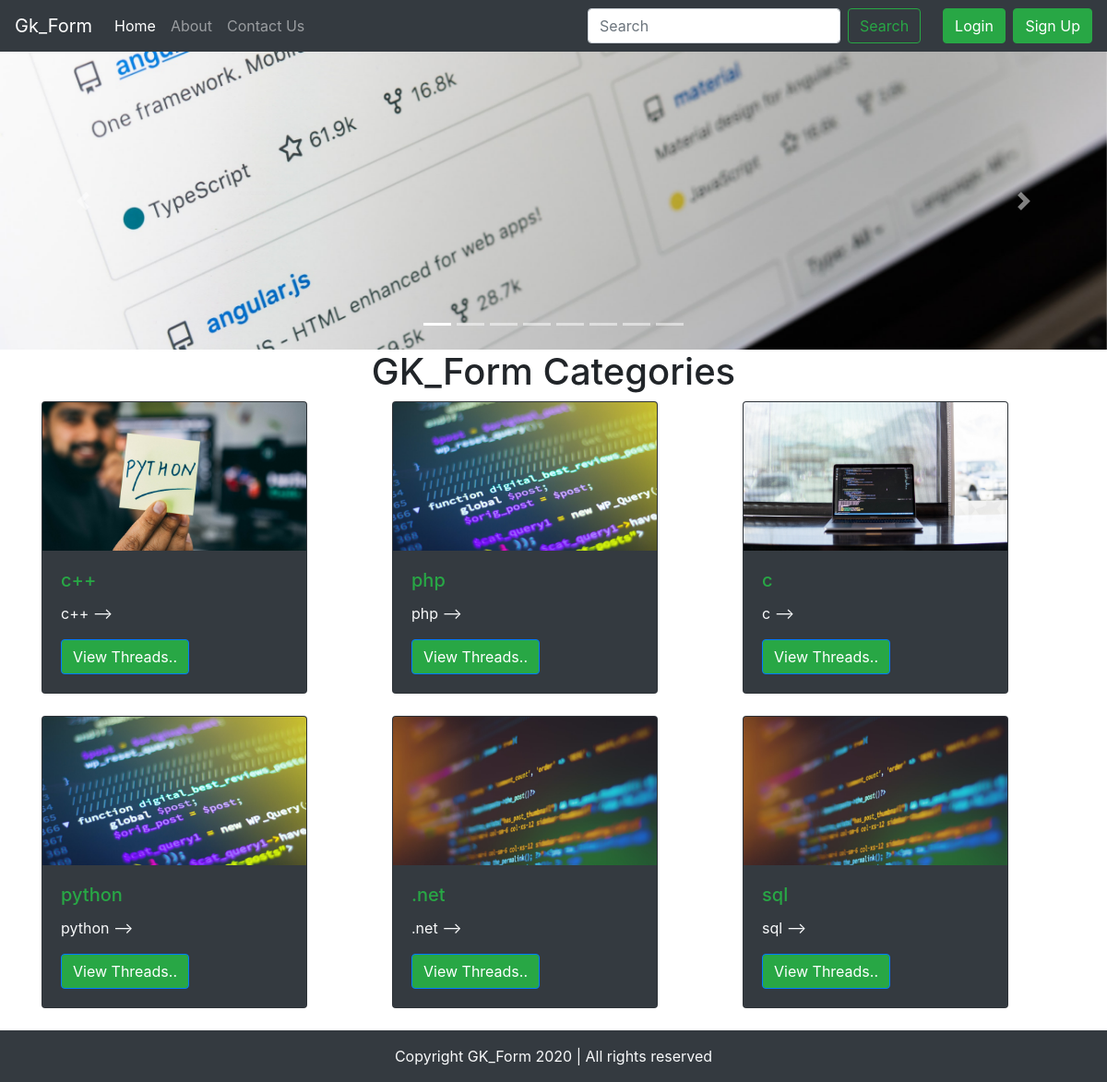
The page / on the database its author committed.
### tables this page shows
CREATE TABLE `categories` (
  `category_id` int(5) NOT NULL,
  `category_name` varchar(250) NOT NULL,
  `category_description` varchar(250) NOT NULL,
  `date_time` datetime NOT NULL DEFAULT current_timestamp()
);

### index.php (the view, shortened to what this page needs)
<!doctype html>
<html lang="en">
<head>
    <link rel="stylesheet" href="https://stackpath.bootstrapcdn.com/bootstrap/4.5.0/css/bootstrap.min.css">
</head>
<body>
    <?php include "partials/_header.php" ?>
    <?php include "partials/_dbconnect.php" ?>
    <div id="carouselExampleIndicators" class="carousel slide" data-ride="carousel">
        <ol class="carousel-indicators">
            <li data-target="#carouselExampleIndicators" data-slide-to="0" class="active"></li>
            <li data-target="#carouselExampleIndicators" data-slide-to="1"></li>
            <li data-target="#carouselExampleIndicators" data-slide-to="2"></li>
            <li data-target="#carouselExampleIndicators" data-slide-to="3"></li>
            <li data-target="#carouselExampleIndicators" data-slide-to="4"></li>
            <li data-target="#carouselExampleIndicators" data-slide-to="5"></li>
            <li data-target="#carouselExampleIndicators" data-slide-to="6"></li>
            <li data-target="#carouselExampleIndicators" data-slide-to="7"></li>
        </ol>
        <div class="carousel-inner">
            <div class="carousel-item active">
                <img src="images/slider-1.jpg" class="d-block w-100" alt="...">
            </div>
        </div>
        <a class="carousel-control-prev" href="#carouselExampleIndicators" role="button" data-slide="prev">
            <span class="carousel-control-prev-icon" aria-hidden="true"></span>
        </a>
        <a class="carousel-control-next" href="#carouselExampleIndicators" role="button" data-slide="next">
            <span class="carousel-control-next-icon" aria-hidden="true"></span>
        </a>
    </div>
    <div class="container">
        <h1 class="text-center">GK_Form Categories</h1>
        <div class="row">
            <?php
            $sql_query = "SELECT * FROM `categories`";
            $result = mysqli_query($connection, $sql_query);
            $picnumber=1;
            while ($row = mysqli_fetch_assoc($result)) {
                $category_name=$row['category_name'];
                $category_description=$row['category_description'];
                $category_id=$row['category_id'];
                echo ' <div class="col-md-4 mb-4">
                            <div class="card bg-dark text-light" style="width: 18rem;">
                                <img src="images/pic-' .$picnumber. '.jpg" class="card-img-top" alt="...">
                                <div class="card-body">
                                    <h5 class="card-title"><a href="threadlist.php?categoryid=' .$category_id. '" class="text-success">' .$category_name. '</a></h5>
                                    <p class="card-text">'. substr($category_description,0,50) .' --></p>
                                    <a href="threadlist.php?categoryid=' .$category_id. '" class="btn btn-primary bg-success">View Threads..</a>
                                </div>
                            </div>
                        </div>';
                $picnumber=$picnumber+1;
            }
            ?>
        </div>
    </div>
    <?php include "partials/_footer.php" ?>
</body>
</html>

### partials/_header.php (shortened to what this page needs)
<?php
    echo '<nav class="navbar navbar-expand-lg navbar-dark bg-dark">
            <a class="navbar-brand" href="/project-3">Gk_Form</a>
            <button class="navbar-toggler" type="button" data-toggle="collapse" data-target="#navbarSupportedContent" aria-controls="navbarSupportedContent" aria-expanded="false" aria-label="Toggle navigation">
                <span class="navbar-toggler-icon"></span>
            </button>
            <div class="collapse navbar-collapse" id="navbarSupportedContent">
                <ul class="navbar-nav mr-auto">
                    <li class="nav-item active">
                        <a class="nav-link" href="/project-3">Home <span class="sr-only">(current)</span></a>
                    </li>
                    <li class="nav-item">
                        <a class="nav-link" href="about.php">About</a>
                    </li>
                    <li class="nav-item">
                        <a class="nav-link" href="contact.php">Contact Us</a>
                    </li>
                </ul>
                <form class="form-inline my-2 my-lg-0">
                    <input class="form-control mr-sm-2" type="search" placeholder="Search" aria-label="Search">
                    <button class="btn btn-outline-success my-2 my-sm-0" type="submit">Search</button>
                </form>';
                if(isset($_SESSION['login']) && $_SESSION['login']==true){
                    echo '<a href="/project-3/profile.php"class="mb-0 mx-2 btn btn-outline-success"> Welcome '. strtoupper($_SESSION["username"]) .'</a>';
                    echo '<a href="/project-3/partials/_handleLogout.php" class="btn btn-danger" >Logout</a>';
                }else{
                    echo '
                    <div>
                        <button class="ml-4 btn btn-primary btn-success" data-toggle="modal" data-target="#loginModal">Login</button>
                        <button class="ml-1 btn btn-primary btn-success" data-toggle="modal" data-target="#signupModal">Sign Up</button>
                    </div>';
                }
        echo '</div>
        </nav>';
?>

### partials/_footer.php
<div class="container-fluid bg-dark text-light">
    <p class="text-center py-3 mb-0">
        Copyright GK_Form 2020 | All rights reserved
    </p>
</div>

### rows shown on the page
categories: shows a picture, category_name "c++", category_description "c++"
categories: category_name "php", category_description "php"
categories: shows a picture, category_name "c", category_description "c"
categories: category_name "python", category_description "python"
categories: category_name ".net", category_description ".net"
categories: category_name "sql", category_description "sql"
